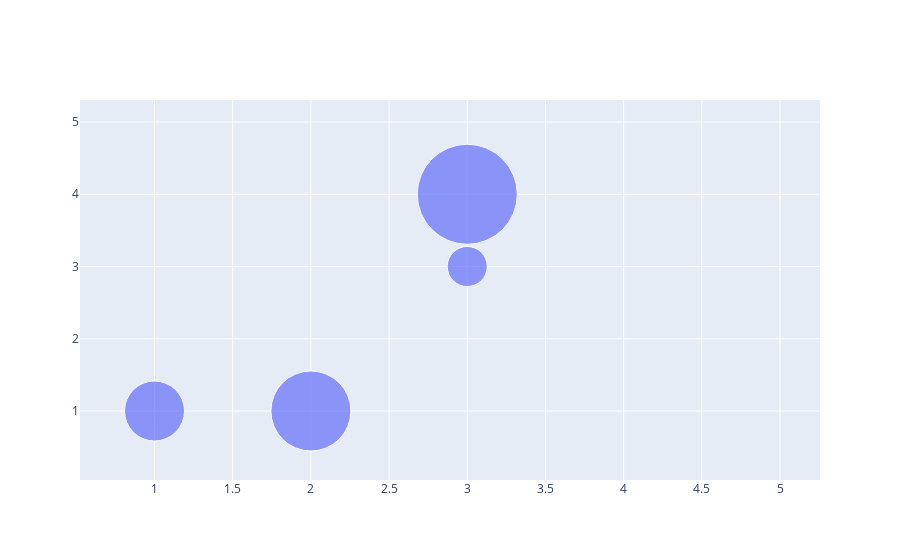

This figure's notebook cell:
### Code cell
import plotly.express as px
import plotly.graph_objects as go
x= df['Stress from Lecturer']
y=df['Stress from Workload and Homework']
fig = go.Figure(data=[go.Scatter(
    x = df['Stress from Lecturer'],
    y = df['Stress from Workload and Homework'],
    mode='markers',
    marker_size=[40, 60, 80, 100])
])

fig.show()

### Figure 1 — Plotly figure (JSON) as saved in the notebook; plotly's stock layout.template omitted (floating-point values rounded to 4 significant figures)
{"data": [{"marker": {"size": [40, 60, 80, 100]}, "mode": "markers", "type": "scatter", "x": [3, 1, 2, 3, 1, 1, 1, 2, 1, 1, 3, 1, 1, 4, 1, 1, 2, 4, 3, 1, 1, 2, 2, 5, 3, 2, 3, 1, 1, 2, 2], "y": [3, 1, 1, 4, 4, 2, 1, 3, 1, 5, 4, 2, 3, 5, 3, 3, 4, 4, 3, 1, 2, 2, 3, 5, 1, 3, 3, 2, 3, 2, 4]}], "layout": {"autosize": true, "xaxis": {"autorange": true, "range": [0.5775, 5.249], "type": "linear"}, "yaxis": {"autorange": true, "range": [-2.576, 8.333], "type": "linear"}}}
